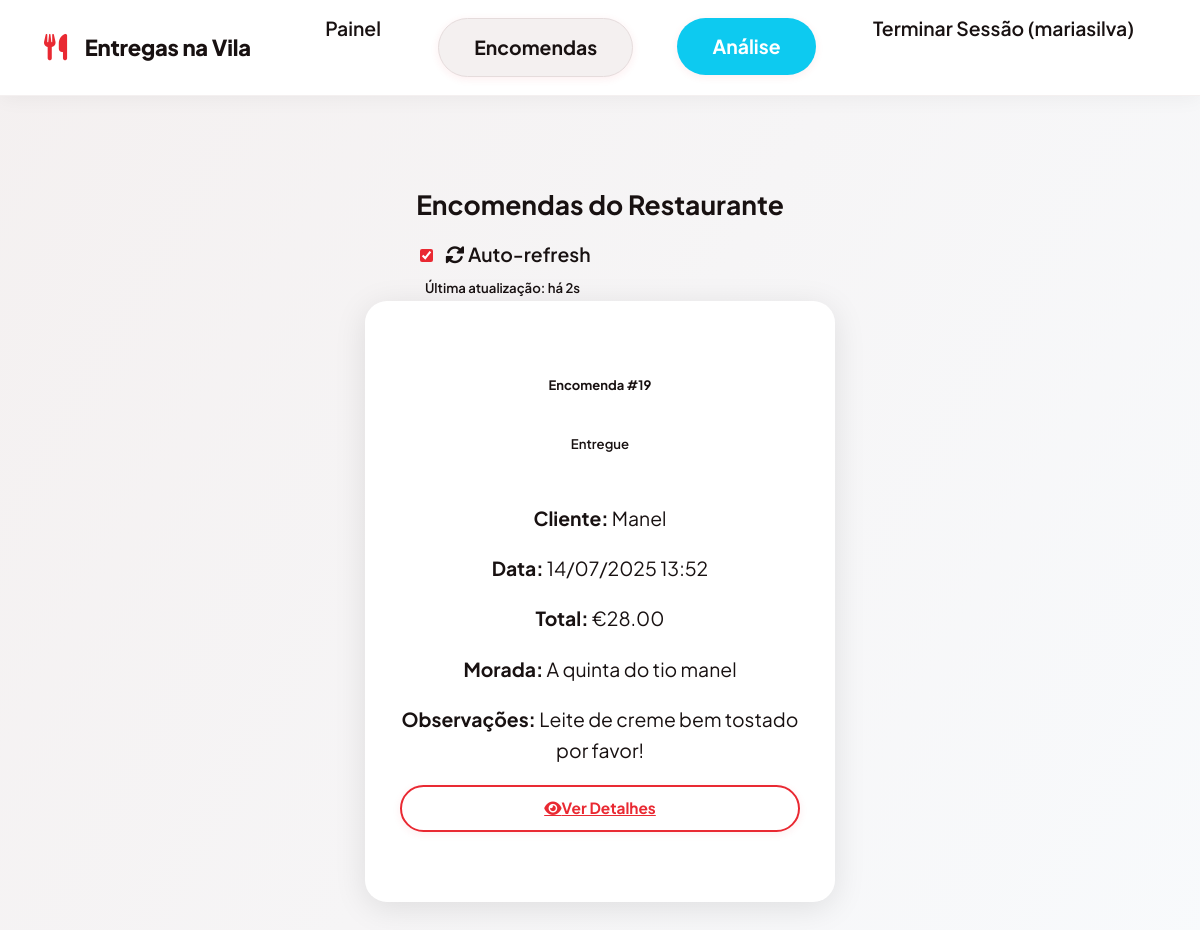
Page /restaurant_orders (signed in) on the committed database.
### tables this page shows
CREATE TABLE users (
        id INTEGER PRIMARY KEY AUTOINCREMENT,
        username TEXT UNIQUE NOT NULL,
        email TEXT UNIQUE NOT NULL,
        password_hash TEXT NOT NULL,
        user_type TEXT NOT NULL CHECK (user_type IN ('customer', 'restaurant')),
        phone TEXT,
        address TEXT,
        restaurant_name TEXT,
        restaurant_description TEXT,
        created_at TIMESTAMP DEFAULT CURRENT_TIMESTAMP
    , image_path TEXT, cuisine_type TEXT);

CREATE TABLE orders (
        id INTEGER PRIMARY KEY AUTOINCREMENT,
        customer_id INTEGER NOT NULL,
        restaurant_id INTEGER NOT NULL,
        total_amount REAL NOT NULL,
        status TEXT DEFAULT 'pending' CHECK (status IN ('pending', 'confirmed', 'preparing', 'out_for_delivery', 'delivered', 'cancelled')),
        delivery_address TEXT NOT NULL,
        order_date TIMESTAMP DEFAULT CURRENT_TIMESTAMP, observations TEXT, estimated_delivery_time TIMESTAMP, actual_delivery_time TIMESTAMP,
        FOREIGN KEY (customer_id) REFERENCES users (id),
        FOREIGN KEY (restaurant_id) REFERENCES users (id)
    );

### app.py (the view)
    def decorated_function(*args, **kwargs):
        if 'user_id' not in session:
            return redirect(url_for('login'))
        user = get_user_by_id(session['user_id'])
        if user['user_type'] != 'restaurant':
            flash('Acesso negado. Conta de restaurante necessária.')
            return redirect(url_for('dashboard'))
        return f(*args, **kwargs)

### app.py (called while the page is built)
def get_db_connection():
    conn = sqlite3.connect('delivery_system.db')
    conn.row_factory = sqlite3.Row
    return conn

def get_user_by_id(user_id):
    conn = get_db_connection()
    user = conn.execute('SELECT * FROM users WHERE id = ?', (user_id,)).fetchone()
    conn.close()
    return user

def restaurant_required(f):
    def decorated_function(*args, **kwargs):
        if 'user_id' not in session:
            return redirect(url_for('login'))
        user = get_user_by_id(session['user_id'])
        if user['user_type'] != 'restaurant':
            flash('Acesso negado. Conta de restaurante necessária.')
            return redirect(url_for('dashboard'))
        return f(*args, **kwargs)
    decorated_function.__name__ = f.__name__
    return decorated_function

@app.before_request
def load_logged_in_user():
    user_id = session.get('user_id')
    if user_id is None:
        g.user = None
    else:
        g.user = get_user_by_id(user_id)

@app.route('/restaurant_orders')
@restaurant_required
def restaurant_orders():
    conn = get_db_connection()
    orders = conn.execute('''SELECT o.*, u.username as customer_username
                            FROM orders o
                            JOIN users u ON o.customer_id = u.id
                            WHERE o.restaurant_id = ?
                            ORDER BY o.order_date DESC''', (session['user_id'],)).fetchall()
    conn.close()
    return render_template('restaurant_orders.html', orders=orders)

### templates/restaurant_orders.html (shortened to what this page needs)
{% extends "base.html" %}
{% block content %}
<div class="container mt-4">
    <div class="d-flex justify-content-between align-items-center mb-4">
        <h2>Encomendas do Restaurante</h2>
        <div class="d-flex align-items-center">
            <div class="form-check form-check-inline">
                <input class="form-check-input" type="checkbox" id="autoRefresh" checked>
                <label class="form-check-label" for="autoRefresh">
                    <i class="fas fa-sync-alt"></i> Auto-refresh
                </label>
            </div>
            <span class="badge badge-info ml-2" id="lastUpdate"></span>
        </div>
    </div>
    <div id="ordersContainer">
        {% if orders %}
        <div class="row">
            {% for order in orders %}
            <div class="col-lg-6 col-xl-4 mb-4">
                <div class="card h-100">
                    <div class="card-header d-flex justify-content-between align-items-center">
                        <h6 class="mb-0">Encomenda #{{ order.id }}</h6>
                        <span
                            class="badge badge-{% if order.status == 'delivered' %}success{% elif order.status == 'cancelled' %}danger{% elif order.status == 'pending' %}warning{% else %}info{% endif %}">
                            {% if order.status == 'pending' %}Pendente
                            {% elif order.status == 'confirmed' %}Confirmado
                            {% elif order.status == 'preparing' %}A Preparar
                            {% elif order.status == 'out_for_delivery' %}Em Entrega
                            {% elif order.status == 'delivered' %}Entregue
                            {% elif order.status == 'cancelled' %}Cancelado
                            {% else %}{{ order.status }}{% endif %}
                        </span>
                    </div>
                    <div class="card-body">
                        <div class="mb-3">
                            <p class="mb-1"><strong>Cliente:</strong> {{ order.customer_username }}</p>
                            <p class="mb-1"><strong>Data:</strong> {{ order.order_date[8:10] }}/{{ order.order_date[5:7]
                                }}/{{ order.order_date[:4] }} {{ order.order_date[11:16] }}</p>
                            <p class="mb-1"><strong>Total:</strong> €{{ "%.2f"|format(order.total_amount) }}</p>
                            <p class="mb-1"><strong>Morada:</strong> {{ order.delivery_address[:50] }}</p>
                            {% if order.observations %}
                            <p class="mb-1"><strong>Observações:</strong> {{ order.observations[:50] }}</p>
                            {% endif %}
                        </div>
                        <div class="text-center">
                            <a href="{{ url_for('order_details', order_id=order.id) }}"
                                class="btn btn-outline-primary btn-sm">
                                <i class="fas fa-eye"></i> Ver Detalhes
                            </a>
                        </div>
                    </div>
                </div>
            </div>
            {% endfor %}
        </div>
        {% else %}
        <div class="text-center">
            <i class="fas fa-clipboard-list fa-5x text-muted mb-3"></i>
            <h4 class="text-muted">Ainda não há encomendas</h4>
            <p class="text-muted">Quando os clientes fizerem encomendas, elas aparecerão aqui.</p>
        </div>
        {% endif %}
    </div>
</div>
{% endblock %}

### templates/base.html (shortened to what this page needs)
<!DOCTYPE html>
<html lang="pt-PT">
<head>
    <link href="https://cdnjs.cloudflare.com/ajax/libs/font-awesome/6.0.0/css/all.min.css" rel="stylesheet">
    <link rel="stylesheet" href="{{ url_for('static', filename='style.css') }}">
</head>
<body>
    <header>
        <div class="header-content">
            <div class="logo">
                <div class="logo-img"><i class="fas fa-utensils"></i></div>
                <span class="logo-title">Entregas na Vila</span>
            </div>
            <nav>
                <ul>
                    {% if session.user_id %}
                    <li><a href="{{ url_for('dashboard') }}">Painel</a></li>
                    {% if session.user_type == 'restaurant' %}
                    <li><a href="{{ url_for('restaurant_orders') }}" class="btn btn-secondary"
                            style="margin-left: 0.5rem;">Encomendas</a></li>
                    <li><a href="{{ url_for('restaurant_analytics') }}" class="btn btn-info"
                            style="margin-left: 0.5rem;">Análise</a></li>
                    {% endif %}
                    <li><a href="{{ url_for('logout') }}">Terminar Sessão ({{ session.username }})</a></li>
                    {% else %}
                    <li><a href="{{ url_for('login') }}">Iniciar Sessão</a></li>
                    <li><a href="{{ url_for('register') }}">Criar Conta</a></li>
                    {% endif %}
                </ul>
            </nav>
        </div>
    </header>
    <div class="container">
        {% block content %}{% endblock %}
    </div>
</body>
</html>

### rows in the picture
users: username "mariasilva"
orders: id "19", status "Entregue", customer_username "Manel", order_date "14", order_date "07", order_date "2025", order_date "13:52", total_amount "28.00", delivery_address "A quinta do tio manel", observations "Leite de creme bem tostado por favor!"
